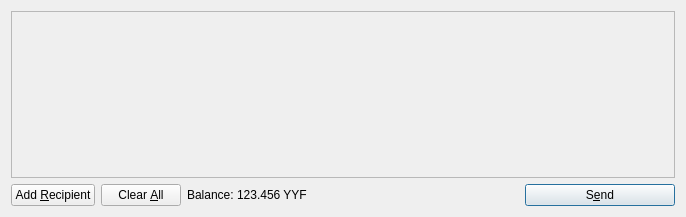
<?xml version="1.0" encoding="UTF-8"?>
<ui version="4.0">
 <class>SendCoinsDialog</class>
 <widget class="QDialog" name="SendCoinsDialog">
  <property name="geometry">
   <rect>
    <x>0</x>
    <y>0</y>
    <width>686</width>
    <height>217</height>
   </rect>
  </property>
  <property name="windowTitle">
   <string>Send Coins</string>
  </property>
  <layout class="QVBoxLayout" name="verticalLayout">
   <item>
    <widget class="QScrollArea" name="scrollArea">
     <property name="widgetResizable">
      <bool>true</bool>
     </property>
     <widget class="QWidget" name="scrollAreaWidgetContents">
      <property name="geometry">
       <rect>
        <x>0</x>
        <y>0</y>
        <width>666</width>
        <height>165</height>
       </rect>
      </property>
      <layout class="QVBoxLayout" name="verticalLayout_2">
       <property name="margin">
        <number>0</number>
       </property>
       <item>
        <layout class="QVBoxLayout" name="entries">
         <property name="spacing">
          <number>6</number>
         </property>
        </layout>
       </item>
       <item>
        <spacer name="verticalSpacer">
         <property name="orientation">
          <enum>Qt::Vertical</enum>
         </property>
         <property name="sizeHint" stdset="0">
          <size>
           <width>20</width>
           <height>40</height>
          </size>
         </property>
        </spacer>
       </item>
      </layout>
     </widget>
    </widget>
   </item>
   <item>
    <layout class="QHBoxLayout" name="horizontalLayout">
     <item>
      <widget class="QPushButton" name="addButton">
       <property name="toolTip">
        <string>Send to multiple recipients at once</string>
       </property>
       <property name="text">
        <string>Add &amp;Recipient</string>
       </property>
       <property name="icon">
        <iconset resource="../bitcoin.qrc">
         <normaloff>:/icons/add</normaloff>:/icons/add</iconset>
       </property>
       <property name="autoDefault">
        <bool>false</bool>
       </property>
      </widget>
     </item>
     <item>
      <widget class="QPushButton" name="clearButton">
       <property name="sizePolicy">
        <sizepolicy hsizetype="Minimum" vsizetype="Fixed">
         <horstretch>0</horstretch>
         <verstretch>0</verstretch>
        </sizepolicy>
       </property>
       <property name="toolTip">
        <string>Remove all transaction fields</string>
       </property>
       <property name="text">
        <string>Clear &amp;All</string>
       </property>
       <property name="icon">
        <iconset resource="../bitcoin.qrc">
         <normaloff>:/icons/remove</normaloff>:/icons/remove</iconset>
       </property>
       <property name="autoRepeatDelay">
        <number>300</number>
       </property>
       <property name="autoDefault">
        <bool>false</bool>
       </property>
      </widget>
     </item>
     <item>
      <layout class="QHBoxLayout" name="horizontalLayout_2">
       <property name="spacing">
        <number>3</number>
       </property>
       <item>
        <widget class="QLabel" name="label">
         <property name="text">
          <string>Balance:</string>
         </property>
        </widget>
       </item>
       <item>
        <widget class="QLabel" name="labelBalance">
         <property name="cursor">
          <cursorShape>IBeamCursor</cursorShape>
         </property>
         <property name="text">
          <string>123.456 YYF</string>
         </property>
         <property name="textInteractionFlags">
          <set>Qt::LinksAccessibleByMouse|Qt::TextSelectableByKeyboard|Qt::TextSelectableByMouse</set>
         </property>
        </widget>
       </item>
      </layout>
     </item>
     <item>
      <spacer name="horizontalSpacer">
       <property name="orientation">
        <enum>Qt::Horizontal</enum>
       </property>
       <property name="sizeHint" stdset="0">
        <size>
         <width>40</width>
         <height>20</height>
        </size>
       </property>
      </spacer>
     </item>
     <item>
      <widget class="QPushButton" name="sendButton">
       <property name="minimumSize">
        <size>
         <width>150</width>
         <height>0</height>
        </size>
       </property>
       <property name="toolTip">
        <string>Confirm the send action</string>
       </property>
       <property name="text">
        <string>S&amp;end</string>
       </property>
       <property name="icon">
        <iconset resource="../bitcoin.qrc">
         <normaloff>:/icons/send</normaloff>:/icons/send</iconset>
       </property>
       <property name="default">
        <bool>true</bool>
       </property>
      </widget>
     </item>
    </layout>
   </item>
  </layout>
 </widget>
 <resources>
  <include location="../bitcoin.qrc"/>
 </resources>
 <connections/>
</ui>
